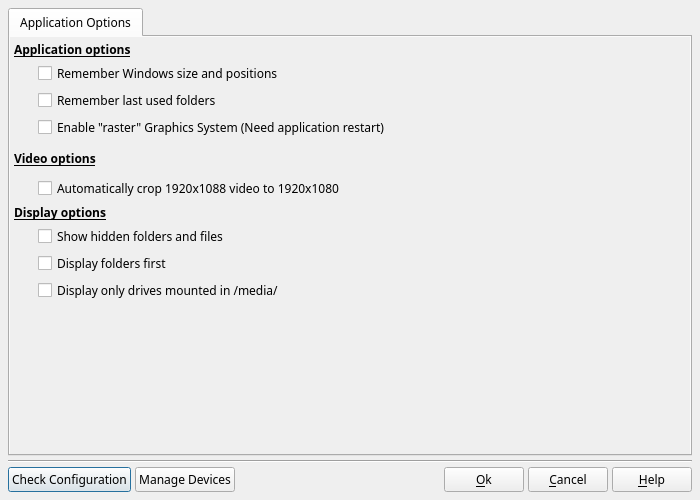
<?xml version="1.0" encoding="UTF-8"?>
<ui version="4.0">
 <class>DlgApplicationSettings</class>
 <widget class="QDialog" name="DlgApplicationSettings">
  <property name="geometry">
   <rect>
    <x>0</x>
    <y>0</y>
    <width>700</width>
    <height>500</height>
   </rect>
  </property>
  <property name="sizePolicy">
   <sizepolicy hsizetype="Preferred" vsizetype="Preferred">
    <horstretch>0</horstretch>
    <verstretch>0</verstretch>
   </sizepolicy>
  </property>
  <property name="minimumSize">
   <size>
    <width>700</width>
    <height>500</height>
   </size>
  </property>
  <property name="font">
   <font>
    <family>Sans Serif</family>
    <pointsize>9</pointsize>
   </font>
  </property>
  <property name="windowTitle">
   <string>Application settings</string>
  </property>
  <property name="modal">
   <bool>true</bool>
  </property>
  <layout class="QVBoxLayout" name="verticalLayout">
   <property name="spacing">
    <number>4</number>
   </property>
   <property name="sizeConstraint">
    <enum>QLayout::SetDefaultConstraint</enum>
   </property>
   <property name="margin">
    <number>8</number>
   </property>
   <item>
    <widget class="QTabWidget" name="tabWidget">
     <property name="currentIndex">
      <number>0</number>
     </property>
     <widget class="QWidget" name="TabApp">
      <attribute name="title">
       <string>Application Options</string>
      </attribute>
      <layout class="QGridLayout" name="gridLayout_3">
       <property name="margin">
        <number>0</number>
       </property>
       <property name="spacing">
        <number>0</number>
       </property>
       <item row="2" column="0">
        <widget class="QScrollArea" name="scrollArea_2">
         <property name="frameShape">
          <enum>QFrame::NoFrame</enum>
         </property>
         <property name="widgetResizable">
          <bool>true</bool>
         </property>
         <widget class="QWidget" name="scrollAreaWidgetContents_2">
          <property name="geometry">
           <rect>
            <x>0</x>
            <y>0</y>
            <width>680</width>
            <height>408</height>
           </rect>
          </property>
          <layout class="QGridLayout" name="gridLayout">
           <property name="margin">
            <number>4</number>
           </property>
           <property name="spacing">
            <number>4</number>
           </property>
           <item row="1" column="1">
            <widget class="QCheckBox" name="RestoreWindowCH">
             <property name="toolTip">
              <string>If this box is checked, the sizes and the positions of all the windows and dialogue box of ffDiaporama will be saved to be reused the next time which you will use ffDiaporama.</string>
             </property>
             <property name="text">
              <string>Remember Windows size and positions</string>
             </property>
            </widget>
           </item>
           <item row="2" column="1">
            <widget class="QCheckBox" name="RememberLastDirectoriesCH">
             <property name="toolTip">
              <string>If this box is checked, the directories that you use for the images, the videos, the projects, the musics and the generations of movie will be saved to be reused the next time which you will use ffDiaporama.</string>
             </property>
             <property name="text">
              <string>Remember last used folders</string>
             </property>
            </widget>
           </item>
           <item row="0" column="0" colspan="2">
            <widget class="QLabel" name="label_3">
             <property name="font">
              <font>
               <weight>75</weight>
               <bold>true</bold>
               <underline>true</underline>
              </font>
             </property>
             <property name="text">
              <string>Application options</string>
             </property>
            </widget>
           </item>
           <item row="12" column="0">
            <spacer name="verticalSpacer_2">
             <property name="orientation">
              <enum>Qt::Vertical</enum>
             </property>
             <property name="sizeHint" stdset="0">
              <size>
               <width>20</width>
               <height>40</height>
              </size>
             </property>
            </spacer>
           </item>
           <item row="6" column="0" colspan="2">
            <widget class="QLabel" name="label_35">
             <property name="minimumSize">
              <size>
               <width>0</width>
               <height>30</height>
              </size>
             </property>
             <property name="maximumSize">
              <size>
               <width>16777215</width>
               <height>30</height>
              </size>
             </property>
             <property name="font">
              <font>
               <weight>75</weight>
               <bold>true</bold>
               <underline>true</underline>
              </font>
             </property>
             <property name="text">
              <string>Video options</string>
             </property>
            </widget>
           </item>
           <item row="3" column="1">
            <widget class="QCheckBox" name="RasterModeCB">
             <property name="text">
              <string>Enable &quot;raster&quot; Graphics System (Need application restart)</string>
             </property>
            </widget>
           </item>
           <item row="8" column="0" colspan="2">
            <widget class="QLabel" name="BrowserOptions">
             <property name="font">
              <font>
               <weight>75</weight>
               <bold>true</bold>
               <underline>true</underline>
              </font>
             </property>
             <property name="text">
              <string>Display options</string>
             </property>
            </widget>
           </item>
           <item row="7" column="1">
            <widget class="QCheckBox" name="Crop1088To1080CB">
             <property name="sizePolicy">
              <sizepolicy hsizetype="Expanding" vsizetype="Fixed">
               <horstretch>0</horstretch>
               <verstretch>0</verstretch>
              </sizepolicy>
             </property>
             <property name="text">
              <string>Automatically crop 1920x1088 video to 1920x1080</string>
             </property>
            </widget>
           </item>
           <item row="9" column="1">
            <widget class="QCheckBox" name="HiddenCB">
             <property name="text">
              <string>Show hidden folders and files</string>
             </property>
            </widget>
           </item>
           <item row="10" column="1">
            <widget class="QCheckBox" name="FoldersFirstCB">
             <property name="text">
              <string>Display folders first</string>
             </property>
            </widget>
           </item>
           <item row="11" column="1">
            <widget class="QCheckBox" name="OnlyMediaDrivesCB">
             <property name="text">
              <string>Display only drives mounted in /media/</string>
             </property>
            </widget>
           </item>
          </layout>
         </widget>
        </widget>
       </item>
      </layout>
     </widget>
    </widget>
   </item>
   <item>
    <widget class="Line" name="line">
     <property name="orientation">
      <enum>Qt::Horizontal</enum>
     </property>
    </widget>
   </item>
   <item>
    <layout class="QHBoxLayout" name="horizontalLayout_2">
     <property name="spacing">
      <number>4</number>
     </property>
     <item>
      <widget class="QPushButton" name="CheckConfigBT">
       <property name="text">
        <string>Check Configuration</string>
       </property>
       <property name="icon">
        <iconset>
         <normaloff>:/img/config.png</normaloff>:/img/config.png</iconset>
       </property>
      </widget>
     </item>
     <item>
      <widget class="QPushButton" name="DBManageDevicesBT">
       <property name="text">
        <string>Manage Devices</string>
       </property>
       <property name="icon">
        <iconset>
         <normaloff>:/img/db.png</normaloff>:/img/db.png</iconset>
       </property>
      </widget>
     </item>
     <item>
      <spacer name="horizontalSpacer">
       <property name="orientation">
        <enum>Qt::Horizontal</enum>
       </property>
       <property name="sizeHint" stdset="0">
        <size>
         <width>40</width>
         <height>20</height>
        </size>
       </property>
      </spacer>
     </item>
     <item>
      <widget class="QPushButton" name="OkBt">
       <property name="toolTip">
        <string>Accept modification and exit dialog box</string>
       </property>
       <property name="text">
        <string>&amp;Ok</string>
       </property>
       <property name="icon">
        <iconset>
         <normaloff>:/img/action_ok.png</normaloff>:/img/action_ok.png</iconset>
       </property>
      </widget>
     </item>
     <item>
      <widget class="QPushButton" name="CancelBt">
       <property name="toolTip">
        <string>Cancel modification and exit dialog box</string>
       </property>
       <property name="text">
        <string>&amp;Cancel</string>
       </property>
       <property name="icon">
        <iconset>
         <normaloff>:/img/action_cancel.png</normaloff>:/img/action_cancel.png</iconset>
       </property>
      </widget>
     </item>
     <item>
      <widget class="QPushButton" name="HelpBT">
       <property name="toolTip">
        <string>Open help page describing this dialog box</string>
       </property>
       <property name="text">
        <string>&amp;Help</string>
       </property>
       <property name="icon">
        <iconset>
         <normaloff>:/img/help.png</normaloff>:/img/help.png</iconset>
       </property>
       <property name="shortcut">
        <string>F1</string>
       </property>
      </widget>
     </item>
    </layout>
   </item>
  </layout>
 </widget>
 <tabstops>
  <tabstop>OkBt</tabstop>
  <tabstop>CancelBt</tabstop>
 </tabstops>
 <resources/>
 <connections/>
</ui>
